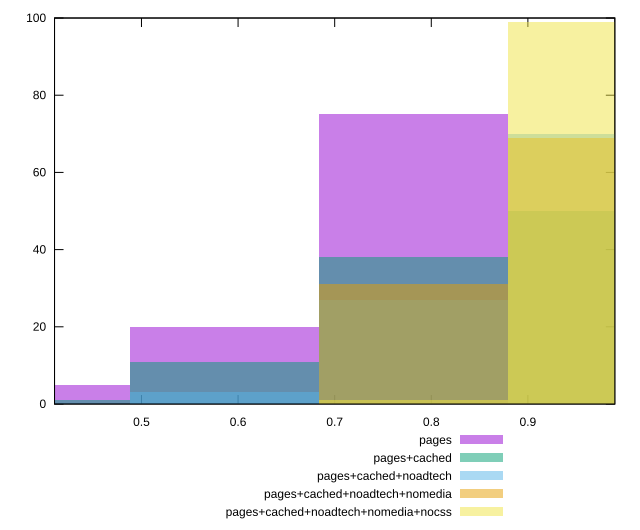

Write gnuplot code to recreate this figure.
reset

$pages <<EOF
0.7814578109503401 75
0.39072890547517003 5
0.586093358212755 20
EOF

$pagesCached <<EOF
0.586093358212755 11
0.7814578109503401 38
0.9768222636879251 50
0.39072890547517003 1
EOF

$pagesCachedNoadtech <<EOF
0.586093358212755 3
0.7814578109503401 27
0.9768222636879251 70
EOF

$pagesCachedNoadtechNomedia <<EOF
0.7814578109503401 31
0.9768222636879251 69
EOF

$pagesCachedNoadtechNomediaNocss <<EOF
0.9768222636879251 99
0.7814578109503401 1
EOF

set key outside below
set boxwidth 0.19536445273758501
set xrange [0.41:0.99]
set yrange [0:100]
set trange [0:100]
set style fill transparent solid 0.5 noborder
set terminal svg size 640, 530 enhanced background rgb 'white'
set output "report_00013_2021-02-09T12-04-24.940Z/first-contentful-paint/comparison/histogram/all_score.svg"

plot $pages title "pages" with boxes, \
     $pagesCached title "pages+cached" with boxes, \
     $pagesCachedNoadtech title "pages+cached+noadtech" with boxes, \
     $pagesCachedNoadtechNomedia title "pages+cached+noadtech+nomedia" with boxes, \
     $pagesCachedNoadtechNomediaNocss title "pages+cached+noadtech+nomedia+nocss" with boxes

reset
